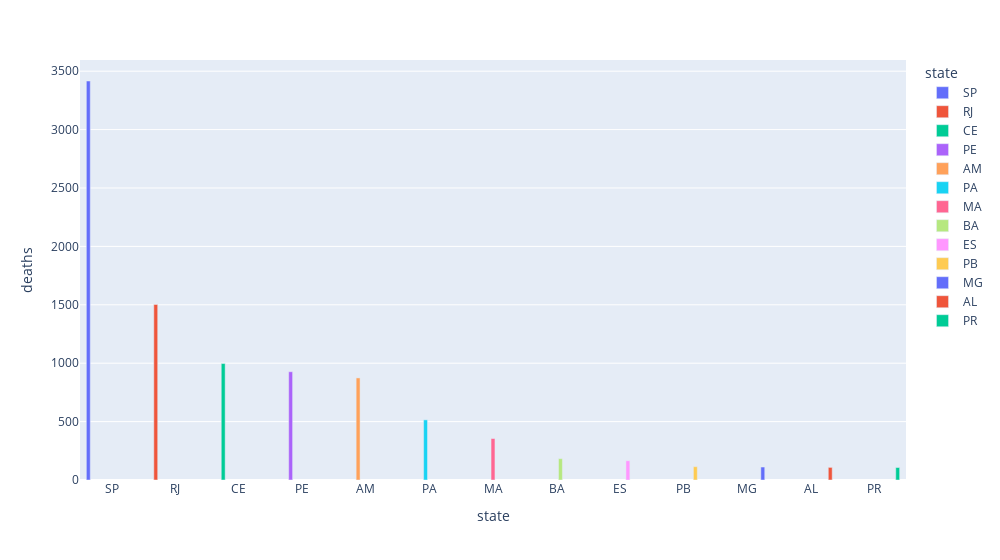

The code cell stored with this chart in its notebook:
### Markdown cell above
Através desse gráfico podemos observar que o número de óbitos causados pelo covid-19, em um período de 22 dias, saltou de 1962 mortos para a incrível marca de 9960, ou seja, mais do que quintuplicou suas vítimas.

### Code cell
df = original_df.loc[original_df['date'] == "2020-05-08"];
df = df.loc[df['state'] != "TOTAL"];
df = df.loc[df['deaths'] > 100];
df = df.filter(['state', 'deaths']);
df = df.sort_values(by=['deaths'],ascending=False)

print("\n\nRelação de mortes por estados com mais de 100 mortes")
fig = px.bar(df, x="state", y="deaths", color="state", barmode="group", width=1000)
fig.show()

### Figure 1 — Plotly figure (JSON) as saved in the notebook; plotly's stock layout.template omitted (floating-point values rounded to 4 significant figures)
{"data": [{"alignmentgroup": "True", "hovertemplate": "state=%{x}<br>deaths=%{y}<extra></extra>", "legendgroup": "SP", "marker": {"color": "#636efa"}, "name": "SP", "offsetgroup": "SP", "orientation": "v", "showlegend": true, "textposition": "auto", "type": "bar", "x": ["SP"], "xaxis": "x", "y": [3416], "yaxis": "y"}, {"alignmentgroup": "True", "hovertemplate": "state=%{x}<br>deaths=%{y}<extra></extra>", "legendgroup": "RJ", "marker": {"color": "#EF553B"}, "name": "RJ", "offsetgroup": "RJ", "orientation": "v", "showlegend": true, "textposition": "auto", "type": "bar", "x": ["RJ"], "xaxis": "x", "y": [1503], "yaxis": "y"}, {"alignmentgroup": "True", "hovertemplate": "state=%{x}<br>deaths=%{y}<extra></extra>", "legendgroup": "CE", "marker": {"color": "#00cc96"}, "name": "CE", "offsetgroup": "CE", "orientation": "v", "showlegend": true, "textposition": "auto", "type": "bar", "x": ["CE"], "xaxis": "x", "y": [997], "yaxis": "y"}, {"alignmentgroup": "True", "hovertemplate": "state=%{x}<br>deaths=%{y}<extra></extra>", "legendgroup": "PE", "marker": {"color": "#ab63fa"}, "name": "PE", "offsetgroup": "PE", "orientation": "v", "showlegend": true, "textposition": "auto", "type": "bar", "x": ["PE"], "xaxis": "x", "y": [927], "yaxis": "y"}, {"alignmentgroup": "True", "hovertemplate": "state=%{x}<br>deaths=%{y}<extra></extra>", "legendgroup": "AM", "marker": {"color": "#FFA15A"}, "name": "AM", "offsetgroup": "AM", "orientation": "v", "showlegend": true, "textposition": "auto", "type": "bar", "x": ["AM"], "xaxis": "x", "y": [874], "yaxis": "y"}, {"alignmentgroup": "True", "hovertemplate": "state=%{x}<br>deaths=%{y}<extra></extra>", "legendgroup": "PA", "marker": {"color": "#19d3f3"}, "name": "PA", "offsetgroup": "PA", "orientation": "v", "showlegend": true, "textposition": "auto", "type": "bar", "x": ["PA"], "xaxis": "x", "y": [515], "yaxis": "y"}, {"alignmentgroup": "True", "hovertemplate": "state=%{x}<br>deaths=%{y}<extra></extra>", "legendgroup": "MA", "marker": {"color": "#FF6692"}, "name": "MA", "offsetgroup": "MA", "orientation": "v", "showlegend": true, "textposition": "auto", "type": "bar", "x": ["MA"], "xaxis": "x", "y": [355], "yaxis": "y"}, {"alignmentgroup": "True", "hovertemplate": "state=%{x}<br>deaths=%{y}<extra></extra>", "legendgroup": "BA", "marker": {"color": "#B6E880"}, "name": "BA", "offsetgroup": "BA", "orientation": "v", "showlegend": true, "textposition": "auto", "type": "bar", "x": ["BA"], "xaxis": "x", "y": [183], "yaxis": "y"}, {"alignmentgroup": "True", "hovertemplate": "state=%{x}<br>deaths=%{y}<extra></extra>", "legendgroup": "ES", "marker": {"color": "#FF97FF"}, "name": "ES", "offsetgroup": "ES", "orientation": "v", "showlegend": true, "textposition": "auto", "type": "bar", "x": ["ES"], "xaxis": "x", "y": [165], "yaxis": "y"}, {"alignmentgroup": "True", "hovertemplate": "state=%{x}<br>deaths=%{y}<extra></extra>", "legendgroup": "PB", "marker": {"color": "#FECB52"}, "name": "PB", "offsetgroup": "PB", "orientation": "v", "showlegend": true, "textposition": "auto", "type": "bar", "x": ["PB"], "xaxis": "x", "y": [114], "yaxis": "y"}, {"alignmentgroup": "True", "hovertemplate": "state=%{x}<br>deaths=%{y}<extra></extra>", "legendgroup": "MG", "marker": {"color": "#636efa"}, "name": "MG", "offsetgroup": "MG", "orientation": "v", "showlegend": true, "textposition": "auto", "type": "bar", "x": ["MG"], "xaxis": "x", "y": [111], "yaxis": "y"}, {"alignmentgroup": "True", "hovertemplate": "state=%{x}<br>deaths=%{y}<extra></extra>", "legendgroup": "AL", "marker": {"color": "#EF553B"}, "name": "AL", "offsetgroup": "AL", "orientation": "v", "showlegend": true, "textposition": "auto", "type": "bar", "x": ["AL"], "xaxis": "x", "y": [108], "yaxis": "y"}, {"alignmentgroup": "True", "hovertemplate": "state=%{x}<br>deaths=%{y}<extra></extra>", "legendgroup": "PR", "marker": {"color": "#00cc96"}, "name": "PR", "offsetgroup": "PR", "orientation": "v", "showlegend": true, "textposition": "auto", "type": "bar", "x": ["PR"], "xaxis": "x", "y": [107], "yaxis": "y"}], "layout": {"barmode": "group", "legend": {"title": {"text": "state"}, "tracegroupgap": 0}, "margin": {"t": 60}, "width": 1000, "xaxis": {"anchor": "y", "categoryarray": ["SP", "RJ", "CE", "PE", "AM", "PA", "MA", "BA", "ES", "PB", "MG", "AL", "PR"], "categoryorder": "array", "domain": [0.0, 1.0], "title": {"text": "state"}}, "yaxis": {"anchor": "x", "domain": [0.0, 1.0], "title": {"text": "deaths"}}}}
